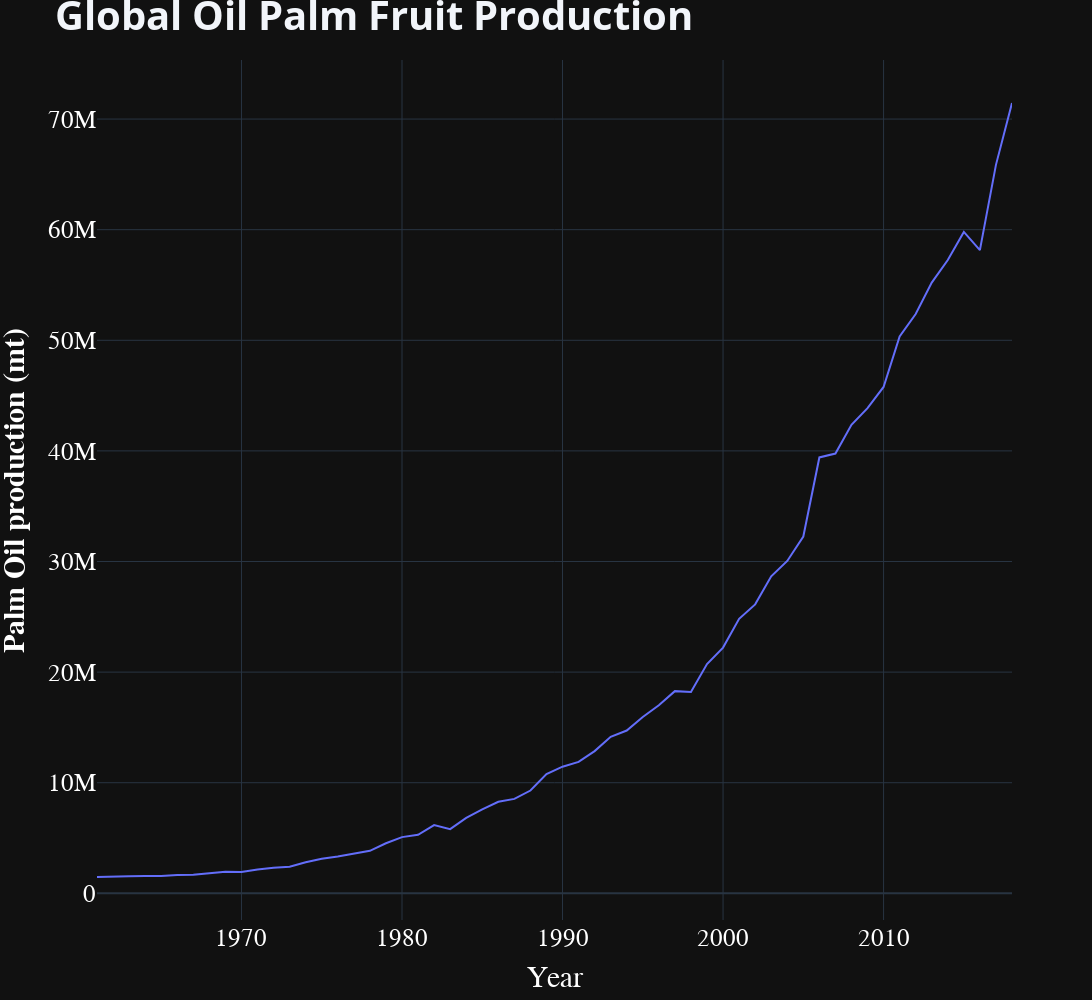

Notebook cell for this chart:
### Code cell
palm_oil_prodn_fig = px.line(world_df, x="Year", y="Crops - Oil, palm - 257 - Production - 5510 - tonnes")

# Add figure title
palm_oil_prodn_fig.update_layout(title_text="<b>Global Oil Palm Fruit Production<b>",title_font_size=40, legend_font_size=20, width=1400, height=1000)

# format x-axis
palm_oil_prodn_fig.update_xaxes(title_text="Year", title_font=dict(size=30, family='Verdana', color='white'), tickfont=dict(family='Calibri', color='white', size=25))

# Format y-axes
palm_oil_prodn_fig.update_yaxes(title_text="<b>Palm Oil production (mt)</b>", title_font=dict(size=30, family='Verdana', color='white'), tickfont=dict(family='Calibri', color='white', size=25))

palm_oil_prodn_fig.show()
# To-do: format plot. button to add country or region. automation

### Figure 1 — Plotly figure (JSON) as saved in the notebook; plotly's stock layout.template omitted (floating-point values rounded to 4 significant figures)
{"data": [{"hovertemplate": "Year=%{x}<br>Crops - Oil, palm - 257 - Production - 5510 - tonnes=%{y}<extra></extra>", "legendgroup": "", "line": {"color": "#636efa", "dash": "solid"}, "marker": {"symbol": "circle"}, "mode": "lines", "name": "", "orientation": "v", "showlegend": false, "x": [1961, 1962, 1963, 1964, 1965, 1966, 1967, 1968, 1969, 1970, 1971, 1972, 1973, 1974, 1975, 1976, 1977, 1978, 1979, 1980, 1981, 1982, 1983, 1984, 1985, 1986, 1987, 1988, 1989, 1990, 1991, 1992, 1993, 1994, 1995, 1996, 1997, 1998, 1999, 2000, 2001, 2002, 2003, 2004, 2005, 2006, 2007, 2008, 2009, 2010, 2011, 2012, 2013, 2014, 2015, 2016, 2017, 2018], "xaxis": "x", "y": [1478901, 1475941, 1535070, 1570032, 1576213, 1666205, 1669217, 1823724, 1942471, 1937339, 2159330, 2308616, 2412388, 2810191, 3130953, 3321918, 3561794, 3840547, 4528449, 5082953, 5295847, 6173947, 5806853, 6822507, 7585207, 8275833, 8536727, 9293011, 10787059, 11449105, 11879204, 12857624, 14155115, 14719162, 15935864, 17009521, 18279798, 18206018, 20724971, 22216169, 24823746, 26124647, 28665433, 30049419, 32254707, 39408195, 39762987, 42352911, 43871702, 45781555, 50349524, 52375870, 55219557, 57260155, 59800434, 58156889, 65860608, 71453193], "yaxis": "y", "type": "scatter"}], "layout": {"xaxis": {"anchor": "y", "domain": [0.0, 1.0], "title": {"text": "Year", "font": {"size": 30, "family": "Verdana", "color": "white"}}, "tickfont": {"family": "Calibri", "color": "white", "size": 25}}, "yaxis": {"anchor": "x", "domain": [0.0, 1.0], "title": {"text": "<b>Palm Oil production (mt)</b>", "font": {"size": 30, "family": "Verdana", "color": "white"}}, "tickfont": {"family": "Calibri", "color": "white", "size": 25}}, "legend": {"tracegroupgap": 0, "font": {"size": 20}}, "margin": {"t": 60}, "title": {"font": {"size": 40}, "text": "<b>Global Oil Palm Fruit Production<b>"}, "width": 1400, "height": 1000}}
